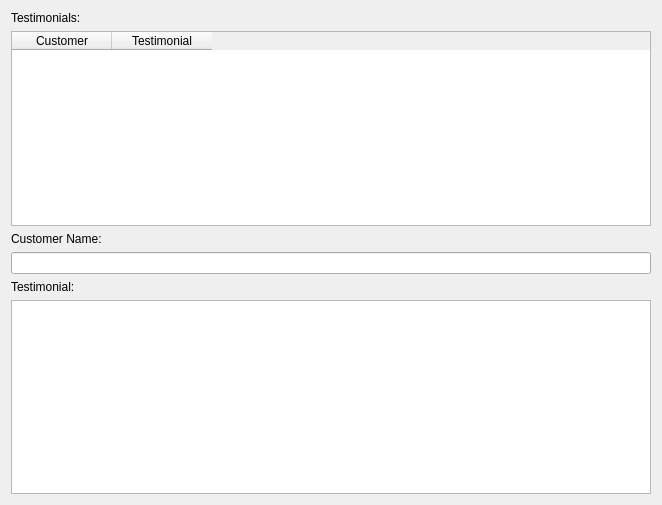
<?xml version="1.0" encoding="UTF-8"?>
<ui version="4.0">
 <class>CustomerTestimonials</class>
 <widget class="QDialog" name="CustomerTestimonials">
  <property name="geometry">
   <rect>
    <x>0</x>
    <y>0</y>
    <width>662</width>
    <height>505</height>
   </rect>
  </property>
  <property name="windowTitle">
   <string>Dialog</string>
  </property>
  <layout class="QVBoxLayout" name="verticalLayout">
   <item>
    <widget class="QLabel" name="label">
     <property name="text">
      <string>Testimonials:</string>
     </property>
    </widget>
   </item>
   <item>
    <widget class="QTableWidget" name="tableWidget">
     <attribute name="verticalHeaderMinimumSectionSize">
      <number>151</number>
     </attribute>
     <column>
      <property name="text">
       <string>Customer</string>
      </property>
     </column>
     <column>
      <property name="text">
       <string>Testimonial</string>
      </property>
     </column>
    </widget>
   </item>
   <item>
    <widget class="QLabel" name="label_2">
     <property name="text">
      <string>Customer Name:</string>
     </property>
    </widget>
   </item>
   <item>
    <widget class="QLineEdit" name="lineEdit"/>
   </item>
   <item>
    <widget class="QLabel" name="label_3">
     <property name="text">
      <string>Testimonial:</string>
     </property>
    </widget>
   </item>
   <item>
    <widget class="QTextEdit" name="textEdit"/>
   </item>
  </layout>
 </widget>
 <resources/>
 <connections/>
</ui>
